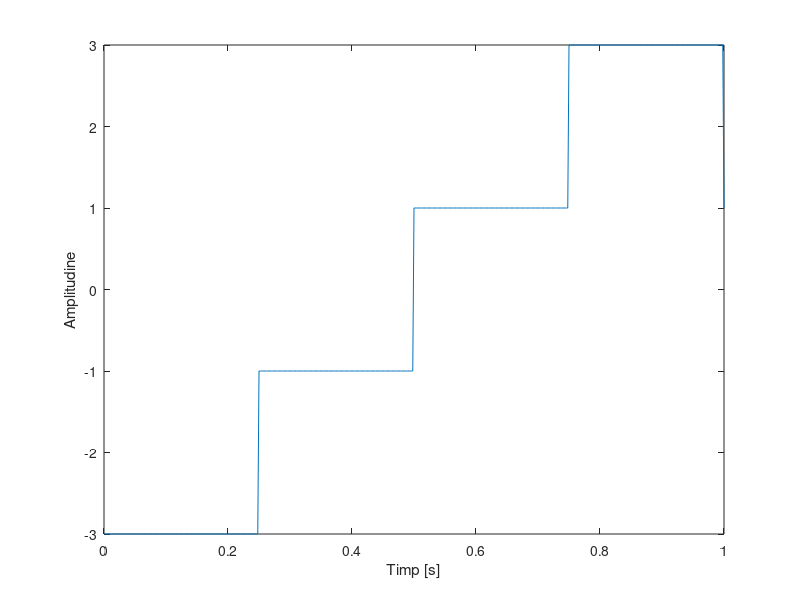
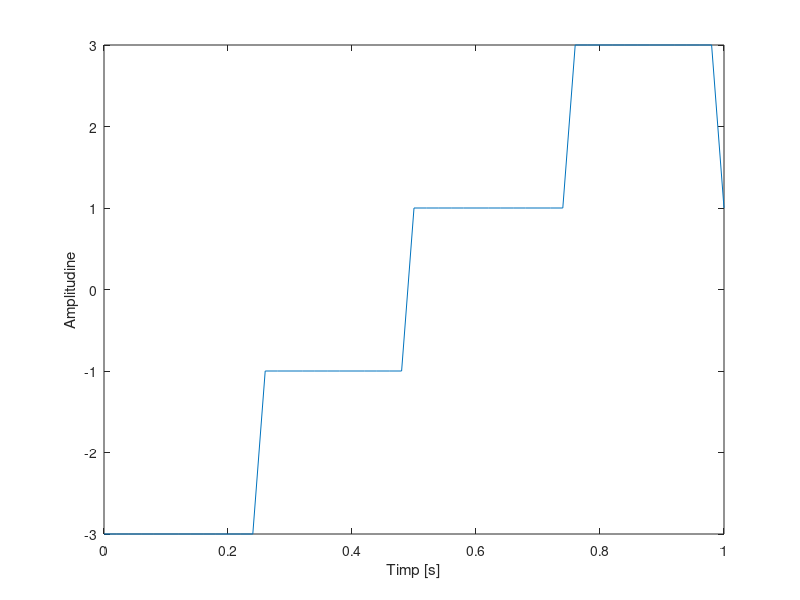
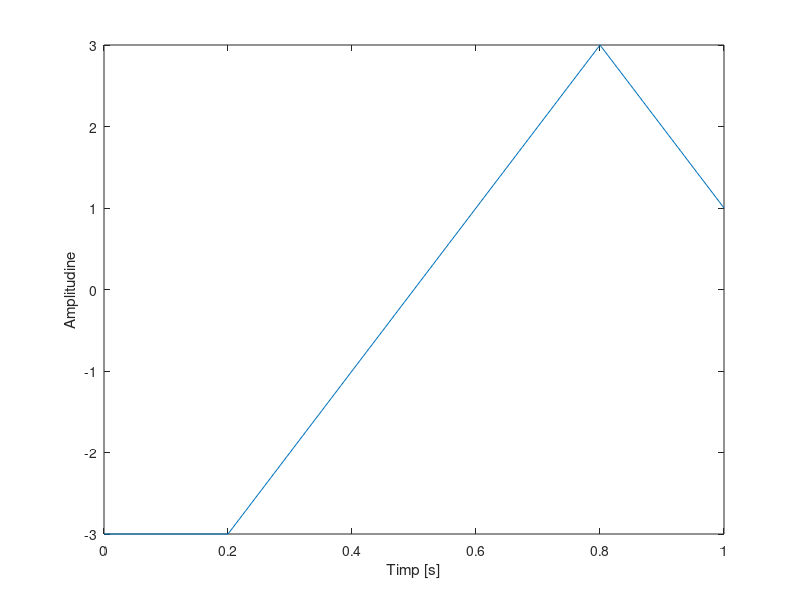

These charts were generated, in order, by the following MATLAB code:


f=4;
t=0:0.002:1
s=square(2*pi*f*t)
s(find(t>=0 & t<0.25))=-3;
s(find(t>=0.25 & t<0.5))=-1;
s(find(t>=0.5 & t<0.75))=1;
s(find(t>=0.75 & t<1))=3;

figure(1)
plot(t,s),grid
xlabel('Timp [s]'),ylabel('Amplitudine'),grid



f=4;
t=0:0.02:1
s=square(2*pi*f*t)
s(find(t>=0 & t<0.25))=-3;
s(find(t>=0.25 & t<0.5))=-1;
s(find(t>=0.5 & t<0.75))=1;
s(find(t>=0.75 & t<1))=3;

figure(2)
plot(t,s),grid
xlabel('Timp [s]'),ylabel('Amplitudine'),grid



f=4;
t=0:0.2:1
s=square(2*pi*f*t)
s(find(t>=0 & t<0.25))=-3;
s(find(t>=0.25 & t<0.5))=-1;
s(find(t>=0.5 & t<0.75))=1;
s(find(t>=0.75 & t<1))=3;

figure(3)
plot(t,s),grid
xlabel('Timp [s]'),ylabel('Amplitudine'),grid